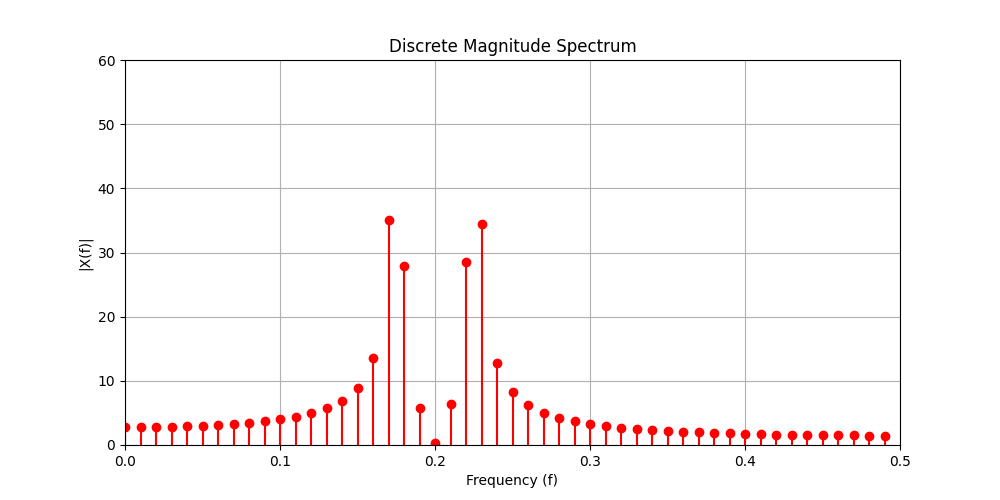

The script that drew this image:
import numpy as np
import matplotlib.pyplot as plt

# Given frequencies
f1 = 7/40
f2 = 9/40


# Number of samples for our discrete-time signal
N = 100

# Discrete-time signal
n = np.arange(N)
x_n = np.sin(2 * np.pi * f1 * n) + np.sin(2 * np.pi * f2 * n)

# Compute the DFT
X_f = np.fft.fft(x_n, N)
magnitude_X_f = np.abs(X_f)[:N//2]

# Frequency values for the DFT
f_values = np.fft.fftfreq(N)[:N//2]

# Plot
plt.figure(figsize=(10, 5))
plt.stem(f_values, magnitude_X_f, 'r', markerfmt='ro', basefmt=" ", linefmt='r')
plt.xlabel('Frequency (f)')
plt.ylabel('|X(f)|')
plt.title('Discrete Magnitude Spectrum')
plt.grid(True)
plt.xlim([0, 0.5])
plt.ylim([0, N/2 + 10])
plt.show()
